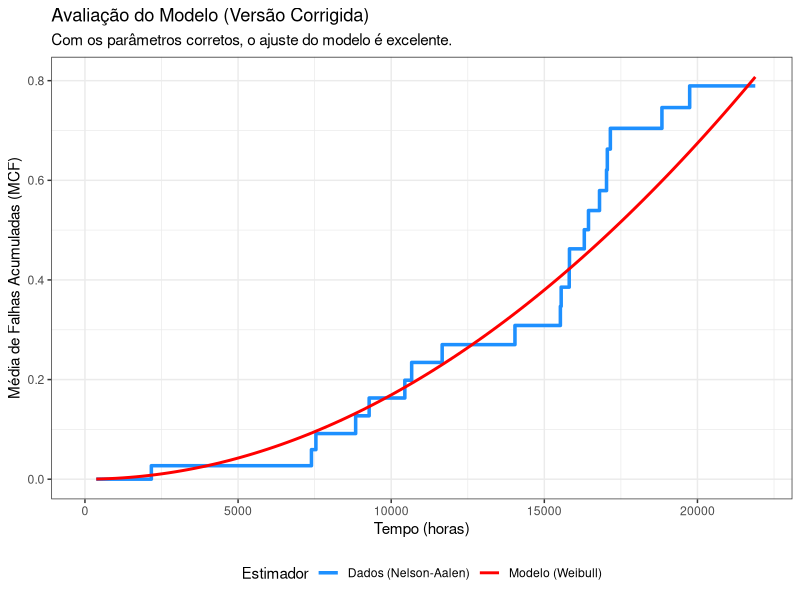
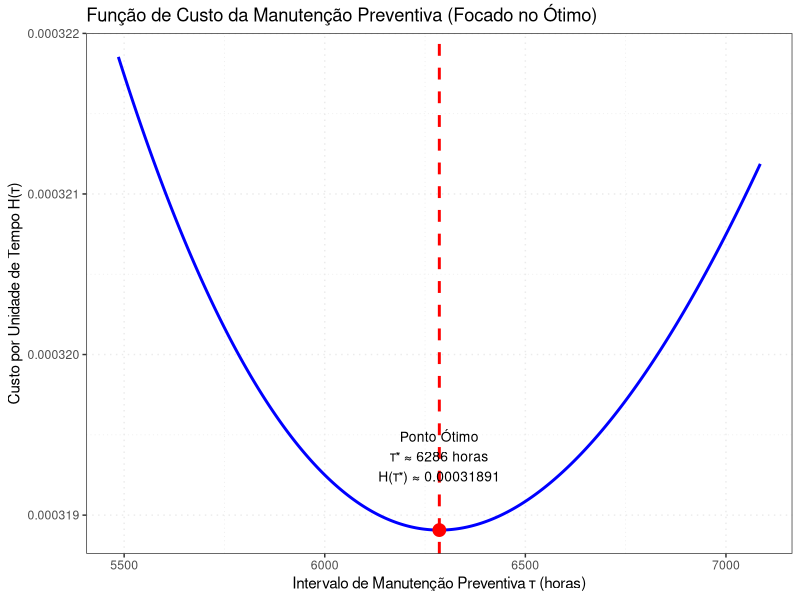

Write the R code that produced these figures, in order.
## ---- chunk 1
library(dplyr)
library(ggplot2)
library(survival)
knitr::opts_chunk$set(echo = TRUE, message = FALSE, warning = FALSE, fig.align = 'center')
## ---- chunk 2
dados_trafo <- data.frame(
Equi = c(1, 1, 1, 2, 2, 2, 3, 3, 4, 5, 6, 7, 7, 8, 8, 9, 9, 10, 11, 12, 12, 12, 13, 14, 14, 14, 15, 16, 16, 17, 17, 18, 19, 20, 20, 20, 21, 22, 23, 23, 24, 24, 25, 26, 27, 27, 28, 28, 29, 30, 30, 31, 32, 33, 34, 35, 36, 37, 38, 39, 40),
Failure_Time = c(8839, 17057, 21887, 9280, 16442, 21887, 10445, 13533, 7902, 8414, 13331, 17156, 21887, 16305, 21887, 16802, 21887, 4881, 16625, 7396, 7541, 19590, 2211, 15821, 19746, 19877, 1927, 15813, 21886, 15524, 21886, 21440, 369, 11664, 17031, 21857, 7544, 6039, 2168, 6698, 18840, 21879, 2288, 2499, 10668, 16838, 15550, 21887, 1616, 14041, 20004, 21888, 21888, 21888, 21888, 21888, 21888, 21888, 21888, 21888, 21888),
Censura = c(1, 1, 0, 1, 1, 0, 1, 0, 0, 0, 0, 1, 0, 1, 0, 1, 0, 0, 0, 1, 1, 0, 0, 1, 1, 0, 0, 1, 0, 1, 0, 0, 0, 1, 1, 0, 0, 0, 1, 0, 1, 0, 0, 0, 1, 0, 1, 0, 0, 1, 0, 0, 0, 0, 0, 0, 0, 0, 0, 0, 0)
)

dados_lista <- dados_trafo %>%
  group_by(Equi) %>%
  summarise(
    falhas = list(Failure_Time[Censura == 1]),
    tempo_final = max(Failure_Time)
  )

neg_log_likelihood_plp <- function(params, dados) {
  beta <- params[1]
  theta <- params[2]
  
  # Parâmetros devem ser positivos
  if (beta <= 0 || theta <= 0) return(Inf)
  
  # sapply itera sobre cada sistema (cada linha de 'dados_lista')
  total_log_likelihood <- sum(sapply(1:nrow(dados), function(i) {
    tempos_falha <- unlist(dados$falhas[[i]])
    tempo_max <- dados$tempo_final[i]
    
    # Termo da verossimilhança para as falhas observadas
    # log(intensidade) = log(dweibull/pweibull)
    log_intensidade <- 0
    if (length(tempos_falha) > 0) {
      log_intensidade <- sum(dweibull(tempos_falha, shape = beta, scale = theta, log = TRUE) - 
                               pweibull(tempos_falha, shape = beta, scale = theta, lower.tail = FALSE, log.p = TRUE))
    }
    
    # Termo da verossimilhança para o período total de observação
    # Intensidade acumulada M(T) = (T / theta)^beta
    intensidade_acumulada <- (tempo_max / theta)^beta
    
    # Log-verossimilhança para este sistema
    return(log_intensidade - intensidade_acumulada)
  }))
  
  # A função optim minimiza, então retornamos o valor negativo
  return(-total_log_likelihood)
}

valores_iniciais <- c(2.0, 20000)
otimizacao_corrigida <- optim(
  par = valores_iniciais, 
  fn = neg_log_likelihood_plp, 
  dados = dados_lista,
  method = "BFGS",
  control = list(parscale = valores_iniciais), # Conforme final.r
  hessian = TRUE # Mantido para informações adicionais
)
beta_estimado_correto <- otimizacao_corrigida$par[1]
theta_estimado_correto <- otimizacao_corrigida$par[2]
## ---- chunk 3
resultado_params <- data.frame(
  Parâmetro = c("Beta (Forma)", "Theta (Escala)"),
  `Valor Estimado` = c(beta_estimado_correto, theta_estimado_correto)
)

knitr::kable(
  resultado_params,
  caption = "Parâmetros Estimados para o Modelo PLP via Máxima Verossimilhança.",
  digits = 4
)
## ---- chunk 4
dados_intervalo <- dados_trafo %>% group_by(Equi) %>%
  mutate(tempo_inicio = lag(Failure_Time, default=0), evento = Censura, tempo_fim = Failure_Time)
surv_obj <- Surv(time=dados_intervalo$tempo_inicio, time2=dados_intervalo$tempo_fim, event=dados_intervalo$evento)
fit_na <- survfit(surv_obj ~ 1)
mcf_na_data <- data.frame(tempo = fit_na$time, mcf = fit_na$cumhaz)

mcf_parametrica <- function(t, beta, theta) { (t / theta)^beta }

ggplot(mcf_na_data, aes(x = tempo, y = mcf)) +
  geom_step(aes(color = "Dados (Nelson-Aalen)"), size = 1.2) +
  stat_function(fun = mcf_parametrica, args = list(beta = beta_estimado_correto, theta = theta_estimado_correto),
                aes(color = "Modelo (Weibull)"), size = 1) +
  labs(title = "Avaliação do Modelo (Versão Corrigida)",
       subtitle = "Com os parâmetros corretos, o ajuste do modelo é excelente.",
       x = "Tempo (horas)", y = "Média de Falhas Acumuladas (MCF)", color = "Estimador") +
  scale_color_manual(values = c("Dados (Nelson-Aalen)" = "dodgerblue", "Modelo (Weibull)" = "red")) +
  theme_bw() +
  theme(legend.position = "bottom") +
  coord_cartesian(xlim = c(0, 22000))
## ---- chunk 5
C_PM <- 1; C_MR <- 15
tau_otimo <- theta_estimado_correto * (C_PM / ((beta_estimado_correto - 1) * C_MR))^(1 / beta_estimado_correto)
funcao_custo_H <- function(tau, beta, theta, cpm, cmr) { (cpm + cmr * (tau / theta)^beta) / tau }
custo_otimo <- funcao_custo_H(tau_otimo, beta_estimado_correto, theta_estimado_correto, C_PM, C_MR)

intervalo_tau <- seq(tau_otimo - 800, tau_otimo + 800, length.out = 500)
dados_custo <- data.frame(tau = intervalo_tau, 
                          custo = funcao_custo_H(intervalo_tau, beta_estimado_correto, theta_estimado_correto, C_PM, C_MR))

ggplot(dados_custo, aes(x = tau, y = custo)) +
  geom_line(color = "blue", size = 1) +
  geom_vline(xintercept = tau_otimo, color = "red", linetype = "dashed", size = 1) +
  annotate("point", x = tau_otimo, y = custo_otimo, color = "red", size = 4) +
  annotate("text", 
           x = tau_otimo, 
           y = custo_otimo + (max(dados_custo$custo, na.rm = TRUE) - min(dados_custo$custo, na.rm = TRUE))*0.05, 
           label = paste0("Ponto Ótimo\nτ* ≈ ", round(tau_otimo), " horas\nH(τ*) ≈ ", format(custo_otimo, scientific = FALSE, digits = 5)),
           hjust = 0.5, vjust = -0.5, 
           size=3.5
           ) +
  labs(title = "Função de Custo da Manutenção Preventiva (Focado no Ótimo)",
       x = "Intervalo de Manutenção Preventiva τ (horas)",
       y = "Custo por Unidade de Tempo H(τ)") +
  theme_bw() +
  theme(panel.grid.major = element_line(linetype = 'dotted'),
        panel.grid.minor = element_line(linetype = 'dotted'))
## ---- chunk 6
resultado_politica <- data.frame(
  Métrica = c("Intervalo Ótimo (τ*) em Horas", "Intervalo Ótimo (τ*) em Dias"),
  Valor = c(round(tau_otimo), round(tau_otimo / 24))
)

knitr::kable(
  resultado_politica,
  caption = "Política de Manutenção Preventiva Ótima.",
  col.names = c("Métrica", "Valor Recomendado")
)
